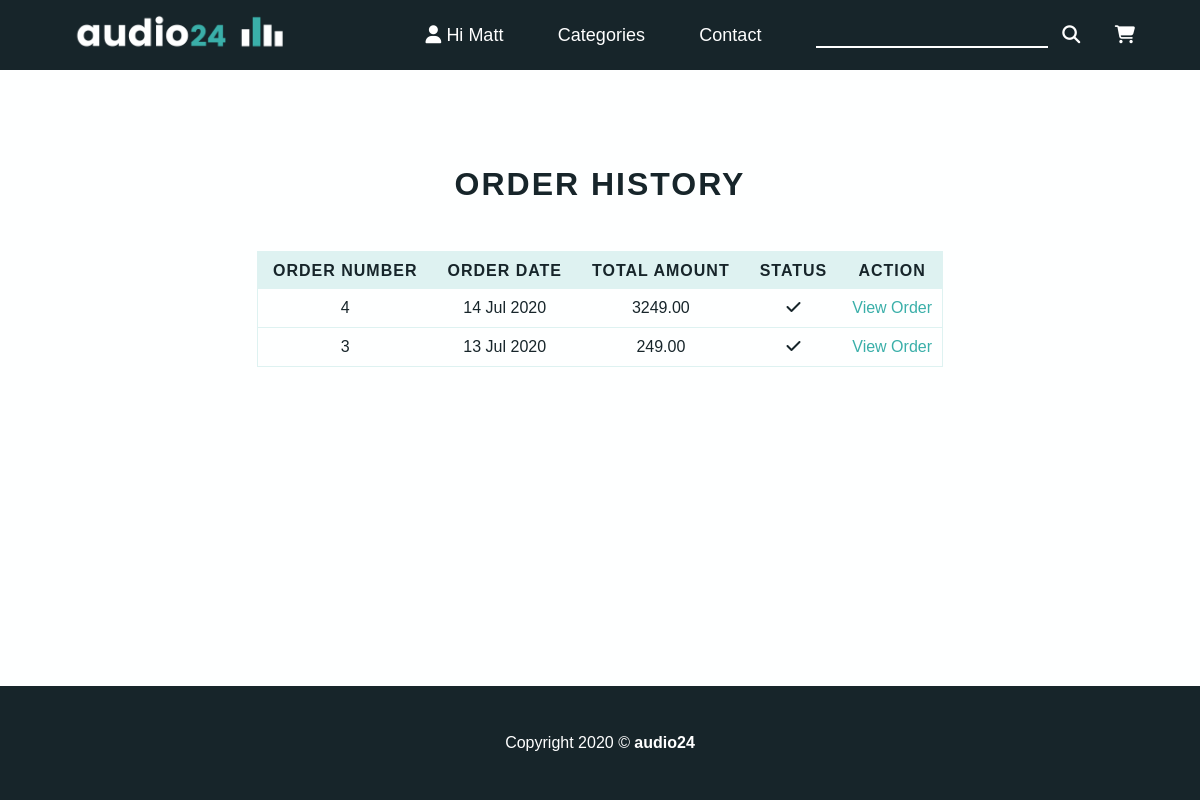
/order_history/ (signed in), run on the app's committed database.
### store/models.py (models this page shows, shortened)
class Order(models.Model):
    token = models.CharField(max_length=250, blank=True)
    total = models.DecimalField(max_digits=10, decimal_places=2, verbose_name='USD Order Total')
    emailAddress = models.EmailField(max_length=250, blank=True, verbose_name='Email Address')
    created = models.DateTimeField(auto_now_add=True)
    billingName = models.CharField(max_length=250, blank=True)
    billingAddress1 = models.CharField(max_length=250, blank=True)
    billingCity = models.CharField(max_length=250, blank=True)
    billingPostcode = models.CharField(max_length=250, blank=True)
    billingCountry = models.CharField(max_length=250, blank=True)
    shippingName = models.CharField(max_length=250, blank=True)
    shippingAddress1 = models.CharField(max_length=250, blank=True)
    shippingCity = models.CharField(max_length=250, blank=True)
    shippingPostcode = models.CharField(max_length=250, blank=True)
    shippingCountry = models.CharField(max_length=250, blank=True)
    class Meta:
        db_table = 'Order'
        ordering = ['-created']
    objects = models.Manager()

### store/views.py (the view)
# urls.py: path('order_history/', views.orderHistory, name='order_history'),
@login_required(redirect_field_name='next', login_url='signin')
def orderHistory(request):
    if request.user.is_authenticated:
        email = request.user.email
        order_details = Order.objects.filter(emailAddress=email)
    return render(request, 'store/orders_list.html', {'order_details': order_details})

### store/context_processors.py (called while the page is built)
def counter(request):
    item_count = 0
    if 'admin' in request.path:
        return {}
    else:
        try:
            cart = Cart.objects.filter(cart_id=_cart_id(request))
            cart_items = CartItem.objects.all().filter(cart=cart[:1])
            for cart_item in cart_items:
                item_count += cart_item.quantity
        except Cart.DoesNotExist:
            item_count = 0
    return dict(item_count = item_count)

def menu_links(request):
    links = Category.objects.all()
    return dict(links=links)

### store/models.py (called while the page is built)
    def get_url(self):
        return reverse('products_by_category', args=[self.slug])

### store/views.py (called while the page is built)
def _cart_id(request):
    cart = request.session.session_key
    if not cart:
        cart = request.session.create()
    return cart

### templates/store/orders_list.html (shortened to what this page needs)
{% extends 'base.html' %}
{% load static %}
{% block content %}
    <div class="container">
        <div class="row mt-5">
            <h1 class="section-header">Order history</h1>
        </div>
        <div class="row">
            {% if order_details %}
            <table>
                <thead>
                    <tr>
                        <th>Order Number</th>
                        <th>Order Date</th>
                        <th>Total Amount</th>
                        <th>Status</th>
                        <th>Action</th>
                    </tr>
                </thead>
                <tbody>
                    {% for order in order_details %}
                        <tr>
                            <td>
                                <div class="table-responsive-content">{{ order.id }}</div>
                            </td>
                            <td>
                                <div class="table-responsive-content">{{ order.created | date:"d M Y"}}</div>
                            </td>
                            <td>
                                <div class="table-responsive-content">{{ order.total }}</div>
                            </td>
                            <td>
                                <div class="table-responsive-content"><i class="fas fa-check"></i></div>
                            </td>
                            <td>
                                <div class="table-responsive-content"><a href="{% url 'order_detail' order.id %}">View Order</a></div>
                            </td>
                        </tr>
                    {% endfor %}
                </tbody>
            </table>
            {% else %}
            <p>You have not placed any orders yet. Please click <a href="{% url 'index' %}">here</a> to continue shopping.</p>
            {% endif %}
        </div>
    </div>
{% endblock %}

### templates/partials/_navbar.html (shortened to what this page needs)
{% load static %}
<nav>
    <div class="logo-wrapper">
        <a href="{% url 'index' %}"><img src="{% static 'img/logo-banner.png' %}" alt="" class="logo"></a>
    </div>
    <ul>
        {% if request.user.is_authenticated and request.user.first_name %}
            <li>
                <a href="#"><i class="fas fa-user"></i> Hi {{ request.user.first_name }}</a>
            </li>
        {% else %}
            <li><a href="{% url 'signup' %}">Sign up</a></li>
            <li><a href="{% url 'signin' %}">Login</a></li>
        {% endif %}
        <li>
            <a href="#">Categories</a>
        </li>
        <li><a href="{% url 'contact' %}">Contact</a></li>
        <li>
            <form action="{% url 'search' %}" method="GET">
                <label class="form-group">
                    <input type="text" name="search" class="search-bar">
                    <button type="submit" class="search-btn"><i class="fas fa-search"></i></button>
                </label>
            </form>
        </li>
        <li class="cart-li">
            <a href="{% url 'cart_detail' %}"><i class="fas fa-shopping-cart"></i></a>{% if item_count > 0 %}<span class="cart-count">{{ item_count }}</span>{% endif %}
        </li>
    </ul>
</nav>

### ecommerce_project/static/css/main.css (style rules this page uses)
:root { --primary-color: #3aafa9; --secondary-color: #ff5252; --dark: #17252a; --mid: #545E56; --light: #def2f1; --off-white: #feffff; }
* { box-sizing: border-box; margin: 0; padding: 0; }
html { height: 100%; }
body { background: var(--off-white); color: var(--dark); font-family: 'Poppins', sans-serif; min-height: 100%; display: flex; flex-direction: column; }
.container { max-width: 100%; margin: 0 auto; }
a:link, a:visited { text-decoration: none; color: var(--primary-color); }
.mt-5 { margin-top: 3rem; }
.fa-shopping-cart { color: #fff; margin-right: 10px; }
table { display: block; width: 100%; margin-bottom: 30px; }
thead, td, tr, tbody { display: block; }
td { border-bottom: 1px solid var(--light); padding: 10px; text-align: left; }
thead > tr { display: none; }
th { font-weight: 700; padding: 10px 0 8px; background: var(--light); text-transform: uppercase; padding-left: 15px; padding-right: 15px; letter-spacing: 1px; }
tr { border: 1px solid var(--light); border-bottom: none; }
tr:last-child { border-bottom: 1px solid var(--light); }
@media (min-width: 576px) { .container { max-width: 540px; } }
@media (min-width: 768px) { .container { max-width: 720px; } }
@media (min-width: 768px) { table { display: table; border-collapse: collapse; border-spacing: 0; } }
@media (min-width: 768px) { thead { display: table-header-group; vertical-align: middle; } }
@media (min-width: 768px) { thead > tr, tr { display: table-row; border-bottom: 1px solid var(--light); } }
@media (min-width: 768px) { tbody { display: table-row-group; vertical-align: middle; } }
@media (min-width: 768px) { td { display: table-cell; text-align: center; } }
@media (min-width: 992px) { .container { max-width: 960px; } }
@media (min-width: 1200px) { .container { max-width: 1140px; } }
.row { display: flex; flex-wrap: wrap; }
.section-header { margin: 3rem 0; font-size: 2rem; font-weight: 600; color: var(--dark); text-align: center; width: 100%; text-transform: uppercase; letter-spacing: 2px; }

### ecommerce_project/static/css/navbar.css (style rules this page uses)
nav { background: var(--dark); }
nav::after { content: ''; clear: both; display: table; }
nav .logo-wrapper { float: left; color: #fff; font-size: 27px; font-weight: 600; height: 70px; padding-left: 60px; }
nav .logo { height: 70px; }
nav ul { float: right; list-style: none; margin-right: 40px; position: relative; }
nav ul li { display: inline-block; margin: 0 5px; background: var(--dark); }
nav ul li a, .welcome-span { color: #fff; text-decoration: none; line-height: 70px; font-size: 18px; padding: 8px 20px; }
nav ul li a:link, nav ul li a:visited { color: #fff !important; }
.search-bar { border: none; background: none; border-bottom: 2px solid #fff; margin: 15px 10px 15px 20px; outline: none; font-size: 18px; color: #fff; }
.search-btn { background: none; color: #fff; font-size: 18px; border: none; outline: none; cursor: pointer; }
.search-btn i { color: #fff; }
.fa-shopping-cart { margin-right: 0 !important; }
.cart-li { position: relative; }

### data on the page
Order: id "4", created "14 Jul 2020", total "3249.00"
Order: id "3", created "13 Jul 2020", total "249.00"

### other printed values
{{ request.user.first_name }} "Matt"
